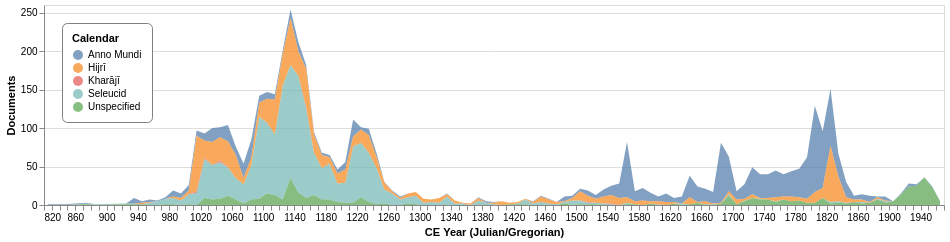

The cell this chart's notebook holds for it:
### Code cell
docs_calendars_charts = alt.Chart(dated_docs_cal.select('pgpid', 'undate_midpoint_year', 'doc_date_calendar')).mark_area(opacity=0.7).encode(
  x=alt.X('undate_midpoint_year', title="CE Year (Julian/Gregorian)", bin=alt.Bin(maxbins=120), axis=alt.Axis(format="r")),
  y=alt.Y('count(pgpid)', title='Documents'),
  color=alt.Y("doc_date_calendar", title="Calendar")
).properties(width=900, height=200).configure_legend(
    strokeColor='gray',
    fillColor='white', #EEEEEE',
    padding=10,
    cornerRadius=5,
    orient='top-left'
)

docs_calendars_charts.save(f"{chart_dir}/dated_docs_by_cal.pdf")
docs_calendars_charts

### Figure 1 — Vega-Lite specification as saved in the notebook (floating-point values rounded to 4 significant figures; data arrays with more than 128 entries replaced by an {"elided": "..."} marker saying what was removed)
{"config": {"view": {"continuousWidth": 300, "continuousHeight": 300}, "legend": {"cornerRadius": 5, "fillColor": "white", "orient": "top-left", "padding": 10, "strokeColor": "gray"}}, "data": {"name": "data-799fc6953e985c3b02fcc16ebdf7003d"}, "mark": {"type": "area", "opacity": 0.7}, "encoding": {"color": {"field": "doc_date_calendar", "title": "Calendar", "type": "nominal"}, "x": {"axis": {"format": "r"}, "bin": {"maxbins": 120}, "field": "undate_midpoint_year", "title": "CE Year (Julian/Gregorian)", "type": "quantitative"}, "y": {"aggregate": "count", "field": "pgpid", "title": "Documents", "type": "quantitative"}}, "height": 200, "width": 900, "$schema": "https://vega.github.io/schema/vega-lite/v6.1.0.json", "datasets": {"data-799fc6953e985c3b02fcc16ebdf7003d": {"elided": "4677 records"}}}
